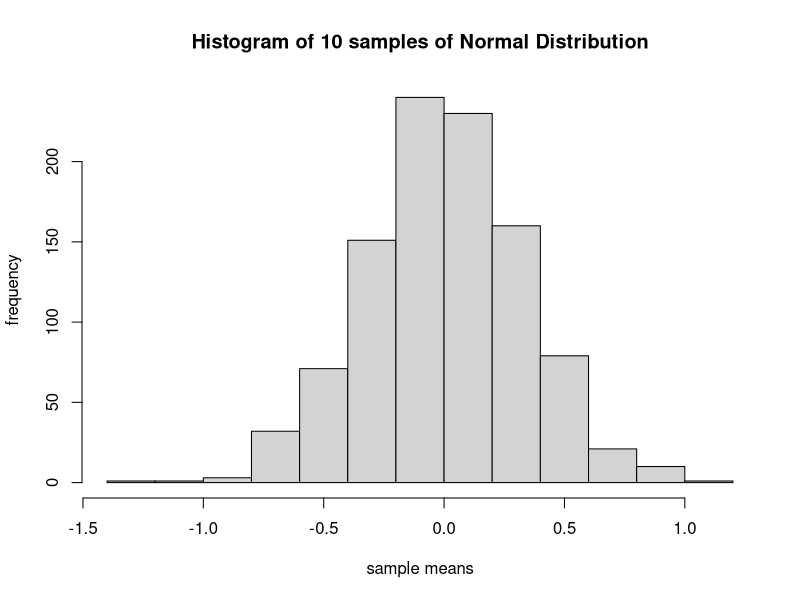
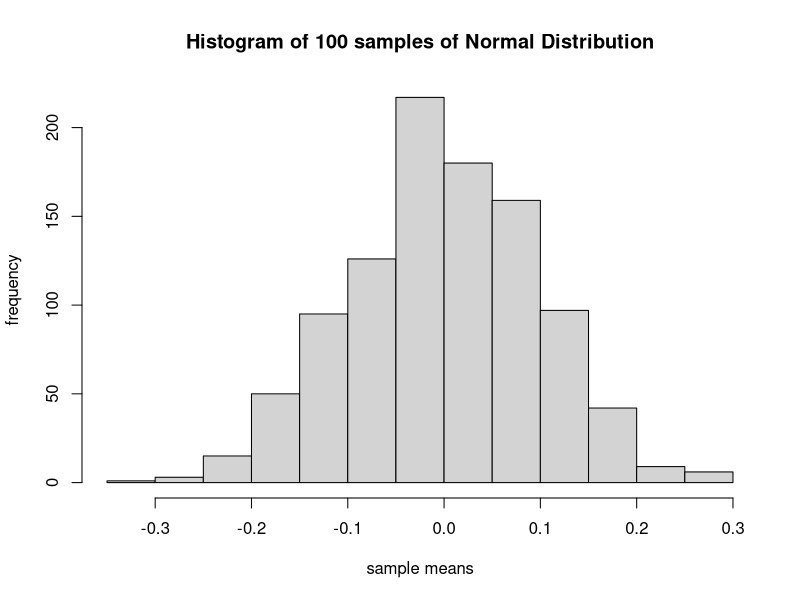
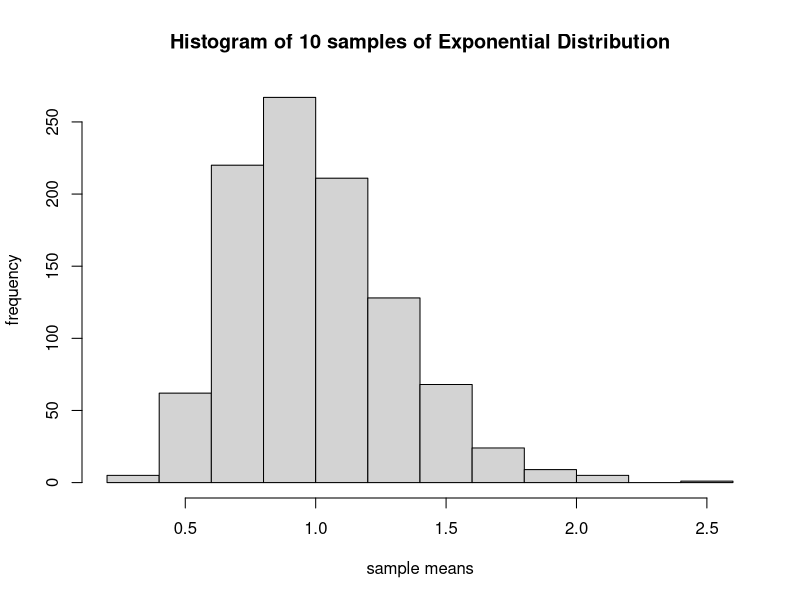
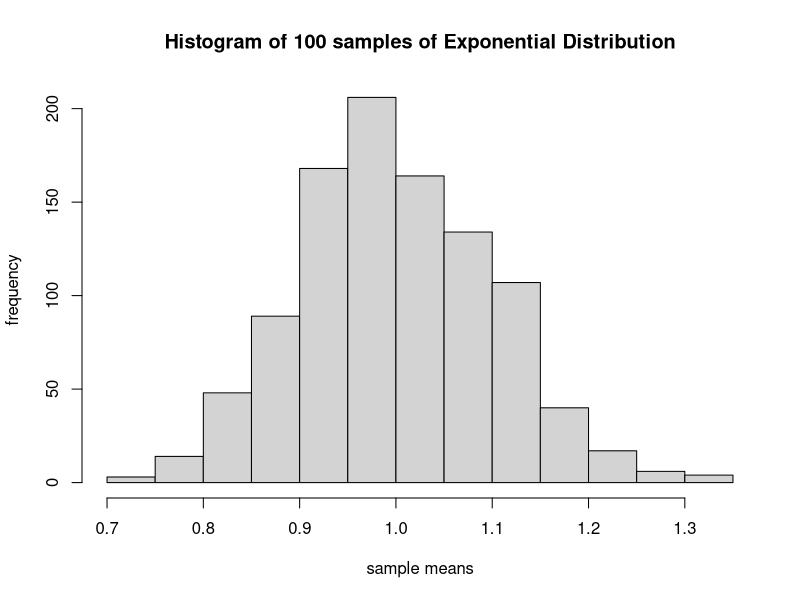

Generate these figures, in order, with R:
## ---- chunk 1
library(graphics)
## ---- chunk 2
n <-10                      # initialize sample, n=10
nsim <- 1000                # initialize number of simulations, nsim=1000
lotsa.means <- numeric(nsim) # cast the similuation data to numeric

#Loop through 1000 times and collect the mean of 10-mean normal distributions 
for (i in 1:nsim){ 
  x <- rnorm(n) 
  lotsa.means[i] <- mean(x) 
  } 
length(lotsa.means) # total number of means 
summary(lotsa.means) # five number summary

# plot histogram for vector of means
hist(lotsa.means, main=paste("Histogram of", n, "samples of Normal Distribution"), xlab="sample means", ylab="frequency")
## ---- chunk 3
n <-100                     # initialize sample, n=100
nsim <- 1000                # initialize number of simulations, nsim=1000
lotsa.means <- numeric(nsim) # cast the similuation data to numeric

#Loop through 1000 times and collect the mean of 100-mean normal distributions 
for (i in 1:nsim){ 
  x <- rnorm(n) 
  lotsa.means[i] <- mean(x) 
  } 
length(lotsa.means) # total number of means 
summary(lotsa.means) # five number summary 

# plot histogram for vector of means
hist(lotsa.means, main=paste("Histogram of", n, "samples of Normal Distribution"), xlab="sample means", ylab="frequency")
## ---- chunk 4
n <-10                      # initialize sample, n=10
nsim <- 1000                # initialize number of simulations, nsim=1000
lotsa.means <- numeric(nsim) # cast the similuation data to numeric

#Loop through 1000 times and collect the mean of 10-mean exponetial distributions 
for (i in 1:nsim){ 
  x <- rexp(n) 
  lotsa.means[i] <- mean(x) 
  } 
length(lotsa.means) # total number of means 
summary(lotsa.means) # five number summary

# plot histogram for vector of means
hist(lotsa.means, main=paste("Histogram of", n, "samples of Exponential Distribution"), xlab="sample means", ylab="frequency")
## ---- chunk 5
n <-100                     # initialize sample, n=100
nsim <- 1000                # initialize number of simulations, nsim=1000
lotsa.means <- numeric(nsim) # cast the similuation data to numeric

#Loop through 1000 times and collect the mean of 100-mean exponential distributions 
for (i in 1:nsim){ 
  x <- rexp(n) 
  lotsa.means[i] <- mean(x) 
  } 
length(lotsa.means) # total number of means 
summary(lotsa.means) # five number summary 

# plot histogram for vector of means
hist(lotsa.means, main=paste("Histogram of", n, "samples of Exponential Distribution"), xlab="sample means", ylab="frequency")
